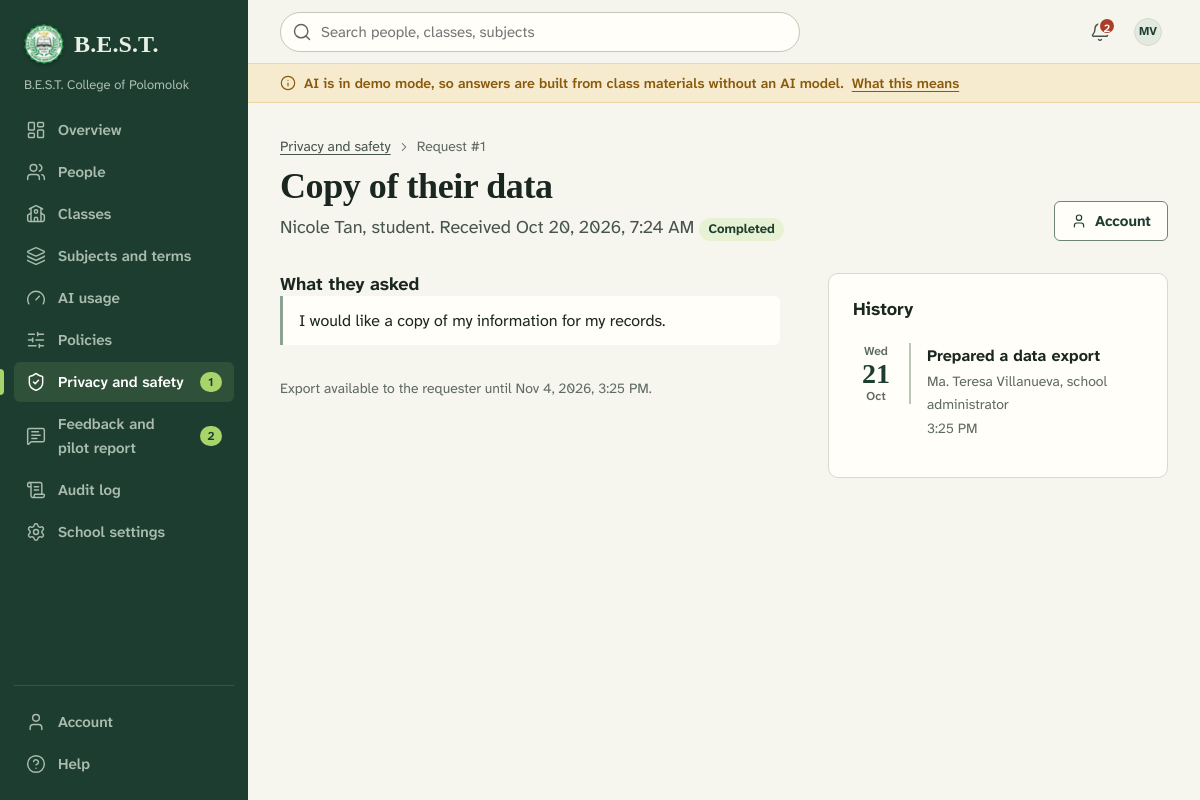
Page /public/admin/privacy/requests/1 (signed in) on the committed database.
### tables this page shows
CREATE TABLE users (
  id INT UNSIGNED NOT NULL AUTO_INCREMENT,
  organization_id INT UNSIGNED NOT NULL,
  role ENUM('admin','teacher','student') NOT NULL,
  status ENUM('invited','active','deactivated') NOT NULL DEFAULT 'invited',
  email VARCHAR(190) NOT NULL,
  password_hash VARCHAR(255) NULL,
  given_name VARCHAR(80) NOT NULL,
  family_name VARCHAR(80) NOT NULL,
  preferred_name VARCHAR(80) NULL,
  grade_level VARCHAR(40) NULL,
  avatar_path VARCHAR(255) NULL,
  language VARCHAR(8) NULL,
  timezone VARCHAR(64) NULL,
  preferences TEXT NULL,
  session_version INT UNSIGNED NOT NULL DEFAULT 1,
  is_demo TINYINT(1) NOT NULL DEFAULT 0,
  last_login_at DATETIME NULL,
  password_changed_at DATETIME NULL,
  deactivated_at DATETIME NULL,
  anonymized_at DATETIME NULL,
  created_at DATETIME NOT NULL DEFAULT CURRENT_TIMESTAMP,
  updated_at DATETIME NOT NULL DEFAULT CURRENT_TIMESTAMP,
  PRIMARY KEY (id),
  UNIQUE KEY uq_users_email (email),
  KEY idx_users_org_role (organization_id, role, status),
  KEY idx_users_org_name (organization_id, family_name, given_name),
  CONSTRAINT fk_users_org FOREIGN KEY (organization_id) REFERENCES organizations (id)
);

CREATE TABLE organizations (
  id INT UNSIGNED NOT NULL AUTO_INCREMENT,
  name VARCHAR(160) NOT NULL,
  short_name VARCHAR(60) NULL,
  slug VARCHAR(80) NOT NULL,
  logo_path VARCHAR(255) NULL,
  timezone VARCHAR(64) NOT NULL DEFAULT 'Asia/Manila',
  default_language VARCHAR(8) NOT NULL DEFAULT 'en',
  is_demo TINYINT(1) NOT NULL DEFAULT 0,
  created_at DATETIME NOT NULL DEFAULT CURRENT_TIMESTAMP,
  updated_at DATETIME NOT NULL DEFAULT CURRENT_TIMESTAMP,
  PRIMARY KEY (id),
  UNIQUE KEY uq_organizations_slug (slug)
);

CREATE TABLE privacy_requests (
  id INT UNSIGNED NOT NULL AUTO_INCREMENT,
  organization_id INT UNSIGNED NOT NULL,
  user_id INT UNSIGNED NOT NULL,
  request_type ENUM('export','correction','deletion') NOT NULL,
  details TEXT NULL,
  status ENUM('submitted','in_review','completed','rejected') NOT NULL DEFAULT 'submitted',
  reviewer_id INT UNSIGNED NULL,
  resolution_note TEXT NULL,
  export_path VARCHAR(255) NULL,
  export_expires_at DATETIME NULL,
  created_at DATETIME NOT NULL DEFAULT CURRENT_TIMESTAMP,
  updated_at DATETIME NOT NULL DEFAULT CURRENT_TIMESTAMP,
  resolved_at DATETIME NULL,
  PRIMARY KEY (id),
  KEY idx_privacy_org_status (organization_id, status, created_at),
  KEY idx_privacy_user (user_id),
  CONSTRAINT fk_privacy_org FOREIGN KEY (organization_id) REFERENCES organizations (id) ON DELETE CASCADE,
  CONSTRAINT fk_privacy_user FOREIGN KEY (user_id) REFERENCES users (id) ON DELETE CASCADE,
  CONSTRAINT fk_privacy_reviewer FOREIGN KEY (reviewer_id) REFERENCES users (id) ON DELETE SET NULL
);

CREATE TABLE audit_logs (
  id BIGINT UNSIGNED NOT NULL AUTO_INCREMENT,
  organization_id INT UNSIGNED NULL,
  actor_id INT UNSIGNED NULL,
  actor_role VARCHAR(20) NULL,
  action VARCHAR(60) NOT NULL,
  target_type VARCHAR(40) NULL,
  target_id BIGINT UNSIGNED NULL,
  metadata TEXT NULL,
  ip_hash CHAR(64) NULL,
  created_at DATETIME NOT NULL DEFAULT CURRENT_TIMESTAMP,
  PRIMARY KEY (id),
  KEY idx_audit_org_time (organization_id, created_at),
  KEY idx_audit_actor (actor_id, created_at),
  KEY idx_audit_action (action),
  CONSTRAINT fk_audit_org FOREIGN KEY (organization_id) REFERENCES organizations (id) ON DELETE CASCADE,
  CONSTRAINT fk_audit_actor FOREIGN KEY (actor_id) REFERENCES users (id) ON DELETE SET NULL
);

### app/Views/admin/privacy_request.php (the view, shortened to what the rows shown need)
<?php
$base = '/admin/privacy/requests/' . (int) $request['id'];
$open = in_array($request['status'], ['submitted', 'in_review'], true);
$types = ['export' => t('Copy of their data'), 'correction' => t('Correction'), 'deletion' => t('Deletion')];
$statuses = ['submitted' => [t('New'), 'amber'], 'in_review' => [t('In review'), 'outline'], 'completed' => [t('Completed'), 'leaf'], 'rejected' => [t('Declined'), 'neutral']];
[$sLabel, $sTone] = $statuses[$request['status']];
$erased = $person['anonymized_at'] !== null;
?>
<div class="page-head">
  <div class="page-head__text">
    <h1 class="page-title"><?= e($types[$request['request_type']]) ?></h1>
    <p class="page-lead"><?= e($erased ? t('Erased account') : user_name($person)) ?>, <?= e(lcfirst_u(role_label($person['role']))) ?>. <?= e(t('Received :date', ['date' => fmt_date($request['created_at'], 'datetime')])) ?> <?= badge($sLabel, $sTone) ?></p>
  </div>
</div>
<div class="layout-split">
  <div class="stack">
    <section class="section" aria-labelledby="ask-title">
      <h2 class="section__title" id="ask-title"><?= e(t('What they asked')) ?></h2>
      <?php if ($request['details']): ?><blockquote class="quote-block"><?= nl2br(e($request['details'])) ?></blockquote><?php else: ?><p class="meta"><?= e(t('No details given.')) ?></p><?php endif; ?>
    </section>
    <?php if ($open): ?>
      <?php if ($request['request_type'] === 'export'): ?>
        <section class="section" aria-labelledby="exp-title">
          <h2 class="section__title" id="exp-title"><?= e(t('Prepare their data')) ?></h2>
          <p><?= e(t('B.E.S.T. Learning and Interactive Study System builds a JSON file with their account, classes, submitted work, released grades, companion conversations, practice and study plans. Only the requester can download it, for :days days.', ['days' => Privacy::EXPORT_DAYS])) ?></p>
          <form method="post" action="<?= e(url($base . '/export')) ?>" data-confirm="<?= e(t('The file is created now and the requester is notified.')) ?>" data-confirm-title="<?= e(t('Prepare export?')) ?>" data-confirm-action="<?= e(t('Prepare export')) ?>">
            <?= csrf_field() ?><button class="btn btn--primary" type="submit" data-busy="<?= e(t('Preparing…')) ?>"><?= icon('download', 'icon--sm') ?><?= e(t('Prepare export and complete')) ?></button></form>
        </section>
      <?php elseif ($request['request_type'] === 'correction'): ?>
        <section class="section" aria-labelledby="cor-title">
          <h2 class="section__title" id="cor-title"><?= e(t('Make the correction')) ?></h2>
          <p><?= e(t('Account details can be changed on the person\'s account page. Grades and feedback are corrected by the class teacher; contact them if the request is about a grade.')) ?></p>
          <a class="btn btn--secondary" href="<?= e(url('/admin/users/' . (int) $person['id'])) ?>"><?= icon('pencil', 'icon--sm') ?><?= e(t('Edit account details')) ?></a>
        </section>
      <?php elseif ($request['request_type'] === 'deletion'): ?>
        <section class="section" aria-labelledby="del-title">
          <h2 class="section__title" id="del-title"><?= e(t('Erase personal data')) ?></h2>
          <p><?= e(t('Check your school\'s record-keeping rules first: schools often must keep grades for a set period. Erasing cannot be undone.')) ?></p>
          <?php if ($isSelf): ?>
            <p class="callout callout--amber"><?= icon('info') ?><span><?= e(t('This request is about your own account, so another administrator must handle it.')) ?></span></p>
          <?php else: ?>
            <form method="post" action="<?= e(url($base . '/erase')) ?>" data-confirm="<?= e(t('This permanently removes their personal data and cannot be undone.')) ?>" data-confirm-title="<?= e(t('Erase personal data?')) ?>" data-confirm-action="<?= e(t('Erase')) ?>" data-confirm-tone="danger">
              <?= csrf_field() ?>
              <ul class="plain-list">
                <li><?= e(tp(':count companion conversation', ':count companion conversations', (int) $counts['conversations'])) ?>, <?= e(tp(':count practice set', ':count practice sets', (int) $counts['practice'])) ?>, <?= e(tp(':count study session', ':count study sessions', (int) $counts['sessions'])) ?> <?= e(t('and :n shared excerpts are deleted.', ['n' => (int) $counts['shares']])) ?></li>
                <li><?= e(t('Name, username, email, photo and preferences are removed; the account becomes “Former :role” and can no longer sign in.', ['role' => lcfirst_u(role_label($person['role']))])) ?></li>
              </ul>
              <?= checkbox('include_records', tp('Also delete :count submission with its grades and files', 'Also delete :count submissions with their grades and files', (int) $counts['submissions']), false, t('Leave unticked to keep school records, which then no longer show who submitted them.')) ?>
              <?= field('textarea', 'resolution_note', t('Note for the record'), ['rows' => 2, 'optional_label' => true, 'attrs' => ['maxlength' => 2000]]) ?>
              <?= field('text', 'confirm_name', t('Type “:name” to confirm', ['name' => user_name($person)]), ['required' => true, 'attrs' => ['autocomplete' => 'off']]) ?>
              <button class="btn btn--danger" type="submit"><?= icon('trash-2', 'icon--sm') ?><?= e(t('Erase personal data')) ?></button>
            </form>
          <?php endif; ?>
        </section>
      <?php endif; ?>
      <section class="section" aria-labelledby="status-title">
        <h2 class="section__title" id="status-title"><?= e(t('Update status')) ?></h2>
        <form method="post" action="<?= e(url($base)) ?>" style="max-width: 560px">
          <?= csrf_field() ?>
          <?= field('select', 'status', t('Status'), ['value' => $request['status'] === 'submitted' ? 'in_review' : $request['status'], 'options' => ['in_review' => t('In review')] + ($request['request_type'] === 'export' ? [] : ['completed' => t('Completed')]) + ['rejected' => t('Declined')]]) ?>
          <?= field('textarea', 'resolution_note', t('Note to the requester'), ['value' => (string) $request['resolution_note'], 'rows' => 3, 'hint' => t('They see this in their account settings. Required when declining.'), 'attrs' => ['maxlength' => 2000]]) ?>
          <button class="btn btn--secondary" type="submit"><?= e(t('Save status')) ?></button>
        </form>
      </section>
    <?php elseif ($request['request_type'] === 'export' && $request['status'] === 'completed'): ?>
      <p class="meta"><?= $request['export_path'] ? e(t('Export available to the requester until :date.', ['date' => fmt_date($request['export_expires_at'], 'datetime')])) : e(t('The export file has expired and was removed.')) ?></p>
    <?php endif; ?>
  </div>
  <aside class="panel" aria-labelledby="hist-title">
    <h2 class="panel__title" id="hist-title"><?= e(t('History')) ?></h2>
    <?php if (!$history): ?><p class="meta"><?= e(t('No actions yet.')) ?></p><?php else: ?>
      <?= partial('audit_entries', ['rows' => $history, 'targets' => []]) ?>
    <?php endif; ?>
  </aside>
</div>

### app/Views/partials/audit_entries.php (shortened to what the rows shown need)
<?php
$showActor = $showActor ?? true;
?>
<ul class="entries">
  <?php foreach ($rows as $a): $target = ($a['target_type'] && $a['target_id']) ? ($targets[$a['target_type'] . ':' . $a['target_id']] ?? null) : null; ?>
    <li class="entry">
      <?= partial('entry_date', ['at' => $a['created_at']]) ?>
      <div class="entry__main">
        <span class="row__title"><?= e(AuditLabels::describe($a)) ?><?php if ($target): ?>:
        <?php endif; ?></span>
        <div class="row__meta">
          <?php if ($showActor): ?><span><?= $a['actor_id'] ? e(user_name($a)) . ($a['actor_role'] ? ', ' . e(lcfirst_u(role_label((string) $a['actor_role']))) : '') : e(t('B.E.S.T. Learning and Interactive Study System (automatic)')) ?></span><?php endif; ?>
          <span><?= e(fmt_date($a['created_at'], 'time')) ?></span>
        </div>
      </div>
    </li>
  <?php endforeach; ?>
</ul>

### app/Views/partials/entry_date.php
<?php
$p = \Sibol\Core\Dates::parts($at ?? null);
?>
<time class="entry__date" datetime="<?= e($p['iso']) ?>">
  <span class="entry__weekday"><?= e($p['weekday']) ?></span>
  <span class="entry__day"><?= e($p['day']) ?></span>
  <span class="entry__month"><?= e($p['month']) ?></span>
</time>

### app/Views/layouts/app.php (shortened to what the rows shown need)
<?php
$user = auth_user();
$htmlClass = [];
$schoolLogo = $user && !empty($user['org_logo_path']) ? url('/school-logo') : null;
$aiDemo = Config::get('ai.provider', 'demo') === 'demo';
?><!doctype html>
<html lang="<?= e(Translator::locale() === 'fil' ? 'fil' : 'en') ?>" class="<?= e(implode(' ', $htmlClass)) ?>">
<head>
  <link rel="stylesheet" href="<?= e(asset('css/app.css')) ?>">
</head>
<body class="<?= e(trim(($page_class ?? '') . ($aiDemo ? ' has-demo-band' : ''))) ?>" data-role="<?= e($user['role'] ?? '') ?>" data-i18n="<?= json_attr(ScriptStrings::common()) ?>"<?php if (!empty($katex)): ?> data-katex-css="<?= e(asset('vendor/katex/katex.min.css')) ?>" data-katex-js="<?= e(asset('vendor/katex/katex.min.js')) ?>" data-katex-render="<?= e(asset('vendor/katex/auto-render.min.js')) ?>"<?php endif; ?>>
<div class="shell">
  <aside class="spine" id="spine" aria-label="<?= e(t('Main navigation')) ?>">
    <a class="brand" href="<?= e(url(home_path())) ?>">
      <?= partial('seal', ['size' => 40, 'class' => 'brand__mark', 'logo' => $schoolLogo]) ?>
      <span class="brand__name"><?= e(Config::get('app.short_name', 'B.E.S.T.')) ?></span>
    </a>
    <?php if ($user): ?>
      <p class="spine__school"><?= e($user['org_name']) ?></p>
    <?php endif; ?>
    <nav aria-label="<?= e(t('Main')) ?>">
      <ul class="nav">
      </ul>
    </nav>
    <div class="spine__foot">
      <ul class="nav">
      </ul>
    </div>
  </aside>
  <div class="workspace">
    <header class="topbar">
      <form class="topbar__search" role="search" action="<?= e(url('/search')) ?>" method="get" id="global-search">
        <input id="global-search-input" type="search" name="q" value="<?= e((string) ($_GET['q'] ?? '')) ?>"
               placeholder="<?= e($user && $user['role'] === 'admin' ? t('Search people, classes, subjects') : t('Search classes, work and materials')) ?>" autocomplete="off">
      </form>
      <div class="topbar__actions">
        <details class="menu" data-menu>
          <summary class="icon-btn" aria-label="<?= e(t('Account menu')) ?>">
            <?= partial('avatar', ['person' => $user, 'size' => 'sm']) ?>
          </summary>
        </details>
      </div>
    </header>
    <main class="main" id="main" tabindex="-1">
      <?= $content ?>
    </main>
  </div>
</div>
</body>
</html>

### app/Views/partials/avatar.php
<?php
$size = $size ?? '';
$class = 'avatar' . ($size ? ' avatar--' . $size : '');
?>
<span class="<?= e($class) ?>" aria-hidden="true"><?php if (!empty($person['avatar_path']) && !empty($person['id'])): ?><img src="<?= e(url('/avatars/' . (int) $person['id'])) ?>" alt=""><?php else: ?><?= e(initials($person)) ?><?php endif; ?></span>

### rows in the picture
users: organization.short_name "B.E.S.T.", organization.name "B.E.S.T. College of Polomolok", q "Search people, classes, subjects", initials($person) "MV"
privacy_requests: request_type "Copy of their data", created_at "Received Oct 20, 2026, 7:24 AM", details "I would like a copy of my information for my records.", export_expires_at "Export available to the requester until Nov 4, 2026, 3:25 PM."
users: anonymized_at+preferred_name+given_name "Nicole Tan", role "student"
audit_logs: a "Prepared a data export", actor.family_name "Ma. Teresa Villanueva", actor_role "school administrator", created_at "3:25 PM"

### other values in the picture
$item['label'] "Overview"
$item['label'] "People"
$item['label'] "Classes"
$item['label'] "Subjects and terms"
$item['label'] "AI usage"
$item['label'] "Policies"
$item['label'] "Privacy and safety"
$item['count'] "1"
$item['label'] "Feedback and pilot report"
$item['count'] "2"
$item['label'] "Audit log"
$item['label'] "School settings"
$item['label'] "Account"
$item['label'] "Help"
$unread "2"
